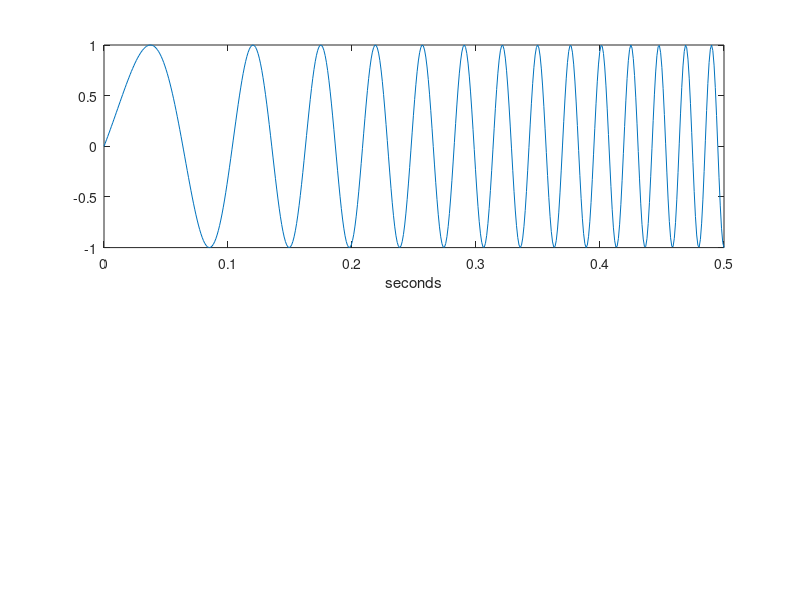

Write MATLAB code to recreate this figure. (Note: this script raises an error after producing the figure.)
clc; clear;
close all;

% Frequency sweep
F0 = 10;        % start frequency, Hertz
F1 = 100;       % stop frequency, Hertz
T  = 0.5;       % duration, seconds
FS = 1000;      % sample rate, Hertz
N = round(T * FS);
t = T * (0:N-1)' / (N-1);
y = sin( pi * (F0 + (F1 - F0) / 2 .* t / T) .* t);
subplot(2,1,1); plot(t, y); xlabel('seconds');
%
% Positive-slope zero-crossing detector
% [crossings, z]= fn_myZerocrossings(y);

z = mySlopeChanges(y,1e-2);




subplot(2,1,2); plot(t,z); xlabel('seconds');
% hold on
% plot(t, z2); xlabel('seconds');

%
% Find the locations of the zero-crossing points
% crossing_points = find(z);